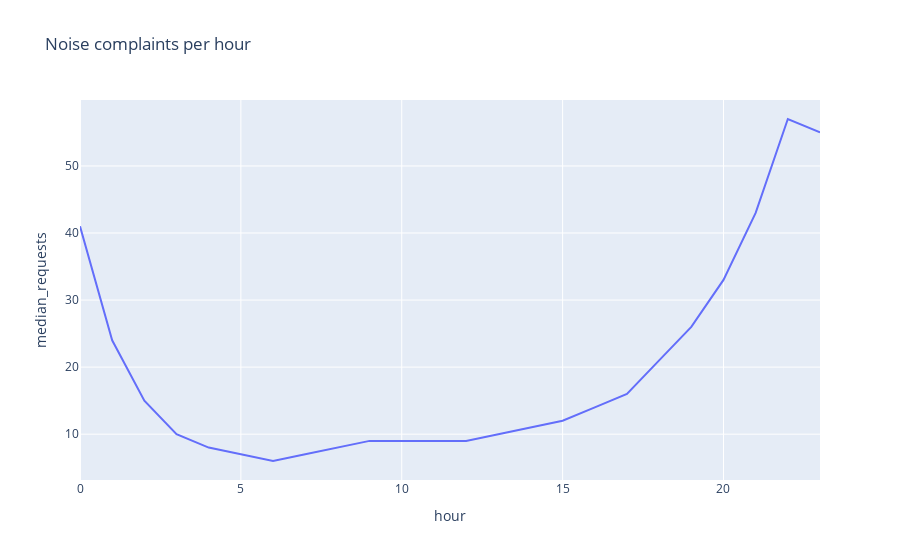

Notebook code for this chart:
### Code cell
fig = px.line(noise_hour, x='hour', y='median_requests', title='Noise complaints per hour')
fig.show()

### Figure 1 — Plotly figure (JSON) as saved in the notebook; plotly's stock layout.template omitted (floating-point values rounded to 4 significant figures)
{"data": [{"hovertemplate": "hour=%{x}<br>median_requests=%{y}<extra></extra>", "legendgroup": "", "line": {"color": "#636efa", "dash": "solid"}, "mode": "lines", "name": "", "showlegend": false, "type": "scatter", "x": [0, 1, 2, 3, 4, 5, 6, 7, 8, 9, 10, 11, 12, 13, 14, 15, 16, 17, 18, 19, 20, 21, 22, 23], "xaxis": "x", "y": [41, 24, 15, 10, 8, 7, 6, 7, 8, 9, 9, 9, 9, 10, 11, 12, 14, 16, 21, 26, 33, 43, 57, 55], "yaxis": "y"}], "layout": {"legend": {"tracegroupgap": 0}, "title": {"text": "Noise complaints per hour"}, "xaxis": {"anchor": "y", "domain": [0, 1], "title": {"text": "hour"}}, "yaxis": {"anchor": "x", "domain": [0, 1], "title": {"text": "median_requests"}}}}
